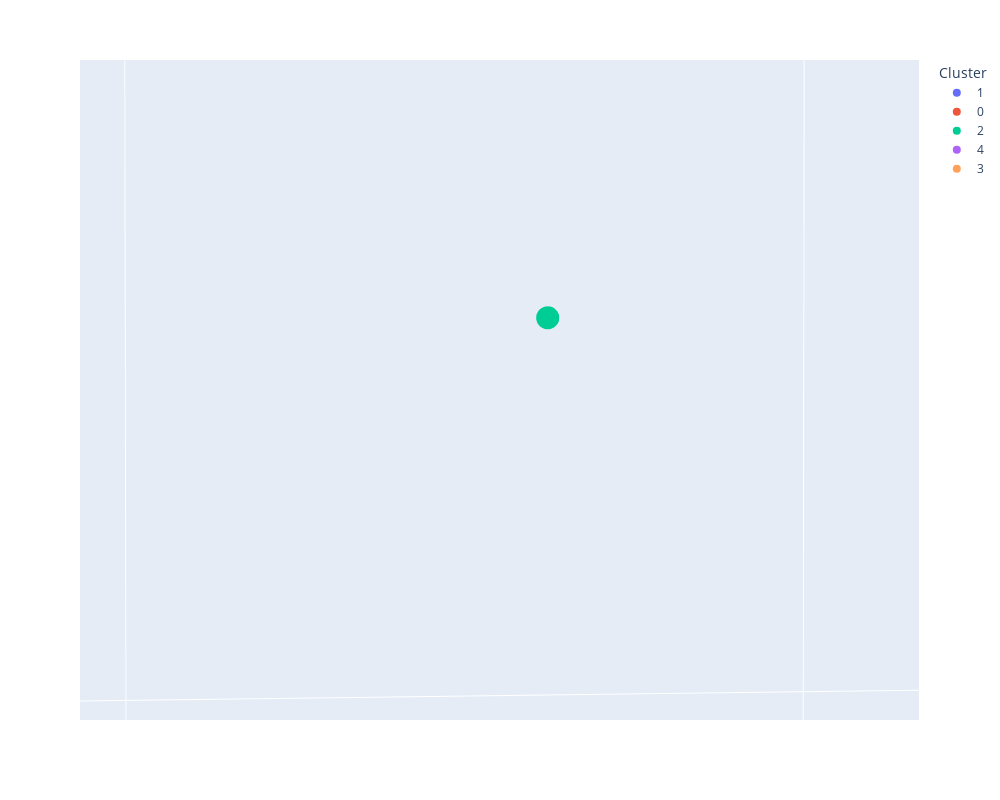

Source (notebook cell):
### Code cell
neigh = KMeans(n_clusters=5)
neigh.fit(new_df.drop(['Name','Location'],axis=1))
cl=neigh.labels_
dfff=pd.DataFrame(X)
kk=cl.tolist()
dfff["Cluster"]=cl
dfff["Cluster"]=dfff["Cluster"].astype('category')
fig = px.scatter_3d(dfff, x=0, y=1, z=2,color="Cluster",width=1000, height=800)
fig.show()

### Figure 1 — Plotly figure (JSON) as saved in the notebook; plotly's stock layout.template omitted (floating-point values rounded to 4 significant figures)
{"data": [{"hovertemplate": "Cluster=1<br>0=%{x}<br>1=%{y}<br>2=%{z}<extra></extra>", "legendgroup": "1", "marker": {"color": "#636efa", "symbol": "circle"}, "mode": "markers", "name": "1", "scene": "scene", "showlegend": true, "type": "scatter3d", "x": [0.9714, 0.2918, 0.03029, 0.7921, 0.02776, 0.6733, 0.9619, 0.9696, 0.9589, 0.954, 0.6977, 0.5489, 0.9641, 0.8075, 0.01455, 0.9765], "y": [0.01268, 0.017, 0.02642, 0.1917, 0.02411, 0.3094, 0.01823, 0.0145, 0.02178, 0.02183, 0.02735, 0.4366, 0.0174, 0.1515, 0.01166, 0.01135], "z": [0.01592, 0.6912, 0.9433, 0.01626, 0.9481, 0.01729, 0.01991, 0.01592, 0.01933, 0.02421, 0.275, 0.01449, 0.01854, 0.04105, 0.9738, 0.0121]}, {"hovertemplate": "Cluster=0<br>0=%{x}<br>1=%{y}<br>2=%{z}<extra></extra>", "legendgroup": "0", "marker": {"color": "#EF553B", "symbol": "circle"}, "mode": "markers", "name": "0", "scene": "scene", "showlegend": true, "type": "scatter3d", "x": [0.9717, 0.9811], "y": [0.01355, 0.00934], "z": [0.01477, 0.009564]}, {"hovertemplate": "Cluster=2<br>0=%{x}<br>1=%{y}<br>2=%{z}<extra></extra>", "legendgroup": "2", "marker": {"color": "#00cc96", "symbol": "circle"}, "mode": "markers", "name": "2", "scene": "scene", "showlegend": true, "type": "scatter3d", "x": [0.9797, 0.9803, 0.9724, 0.9784, 0.967, 0.9772, 0.4784, 0.9752, 0.8515, 0.9784], "y": [0.009717, 0.009446, 0.0133, 0.01047, 0.01635, 0.01109, 0.0111, 0.01224, 0.1347, 0.0104], "z": [0.01054, 0.01026, 0.01434, 0.0111, 0.01663, 0.01167, 0.5105, 0.01259, 0.01372, 0.01123]}, {"hovertemplate": "Cluster=4<br>0=%{x}<br>1=%{y}<br>2=%{z}<extra></extra>", "legendgroup": "4", "marker": {"color": "#ab63fa", "symbol": "circle"}, "mode": "markers", "name": "4", "scene": "scene", "showlegend": true, "type": "scatter3d", "x": [0.9564, 0.9681, 0.02749, 0.02329, 0.8435, 0.9608, 0.9447, 0.956, 0.9554, 0.7888, 0.1571, 0.9736, 0.7705, 0.9449, 0.9408, 0.04461, 0.0442, 0.9689, 0.02224, 0.9411, 0.9393, 0.9704, 0.9601], "y": [0.02112, 0.0155, 0.01987, 0.01889, 0.1212, 0.0189, 0.02654, 0.02106, 0.02104, 0.194, 0.01496, 0.01259, 0.01685, 0.0262, 0.02811, 0.03731, 0.03743, 0.01495, 0.01716, 0.02799, 0.03089, 0.01482, 0.01778], "z": [0.02246, 0.01636, 0.9526, 0.9578, 0.03531, 0.02027, 0.02878, 0.02298, 0.02355, 0.01724, 0.828, 0.01382, 0.2126, 0.02892, 0.03106, 0.9181, 0.9184, 0.01613, 0.9606, 0.03091, 0.02976, 0.0148, 0.0221]}, {"hovertemplate": "Cluster=3<br>0=%{x}<br>1=%{y}<br>2=%{z}<extra></extra>", "legendgroup": "3", "marker": {"color": "#FFA15A", "symbol": "circle"}, "mode": "markers", "name": "3", "scene": "scene", "showlegend": true, "type": "scatter3d", "x": [0.9799, 0.705, 0.9773, 0.9802, 0.9827, 0.973, 0.9705], "y": [0.009742, 0.01304, 0.01112, 0.009681, 0.008483, 0.01316, 0.01405], "z": [0.0104, 0.282, 0.0116, 0.01008, 0.008854, 0.01384, 0.01545]}], "layout": {"height": 800, "legend": {"title": {"text": "Cluster"}, "tracegroupgap": 0}, "margin": {"t": 60}, "scene": {"aspectmode": "auto", "aspectratio": {"x": 1.314, "y": 0.5811, "z": 1.31}, "camera": {"center": {"x": 0, "y": 0, "z": 0}, "eye": {"x": 0.0003307, "y": 0.009994, "z": 3.889e-05}, "projection": {"type": "perspective"}, "up": {"x": 0, "y": 0, "z": 1}}, "domain": {"x": [0, 1], "y": [0, 1]}, "xaxis": {"title": {"text": "0"}, "type": "linear"}, "yaxis": {"title": {"text": "1"}, "type": "linear"}, "zaxis": {"title": {"text": "2"}, "type": "linear"}}, "width": 1000}}
